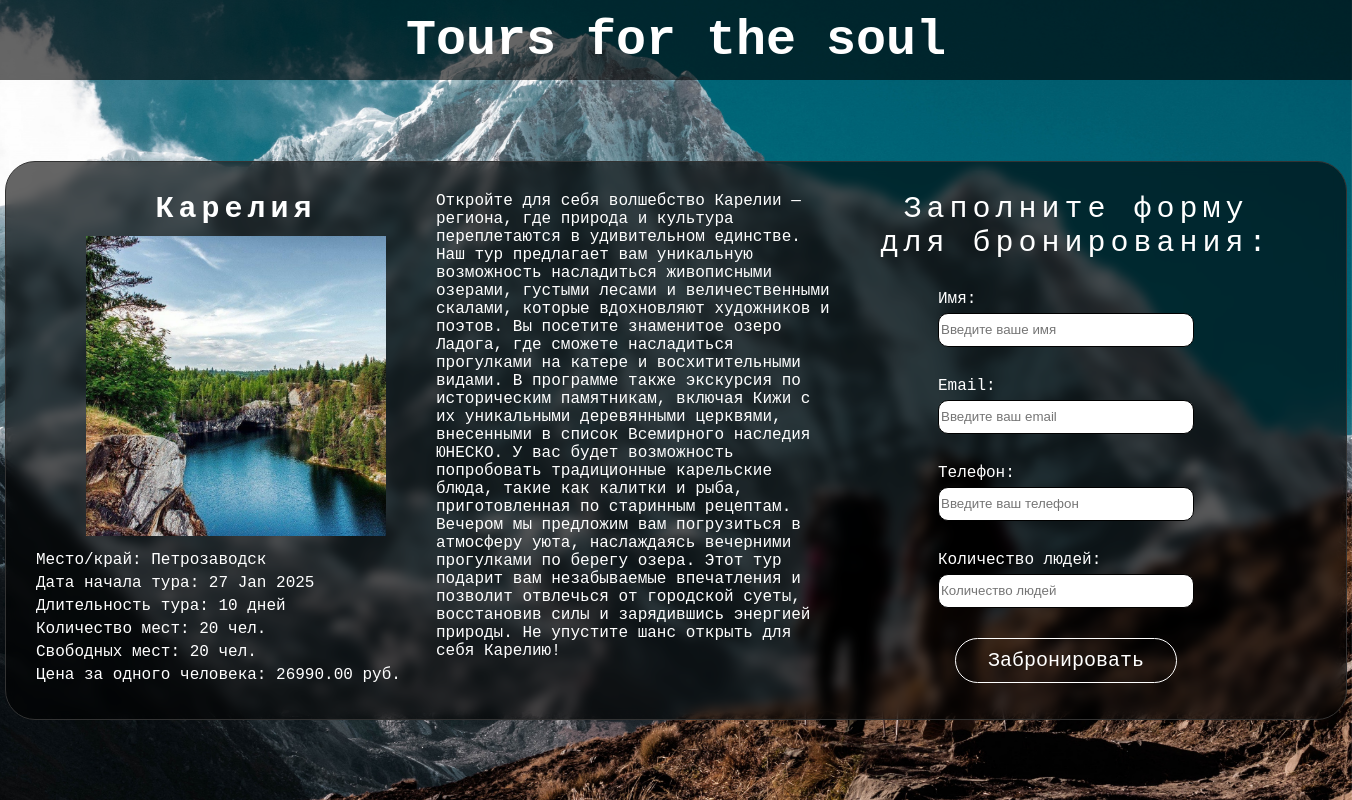
Page /tours/book/1/ on the committed database.
### web_site/models.py (models this page shows, shortened)
class Tour(Model):
    title = CharField(max_length=17, help_text=(
        'Заголовок тура (не более 17 символов)'))
    description = TextField(max_length=1100, help_text=(
        'Описание тура (не более 1100 символов)'))
    place = CharField(max_length=27, help_text=(
        'Локация тура (не более 27 символов)'))
    start_date_tour = DateField(help_text=('Дата начала тура'))
    duration = IntegerField(help_text=('Длительность тура (в днях)'))
    max_people = IntegerField(help_text=('Максимальное количество мест'))
    available_places = IntegerField(help_text=('Свободные места'))
    occupied_places = IntegerField(help_text=('Занятые места'))
    price_per_person = DecimalField(max_digits=10, decimal_places=2, help_text=(
        'Цена за одного человека (в формате 0000.00)'))
    image = models.ImageField(
        upload_to='static/image/img_tour',
        validators=[validate_square_and_size],
        help_text=(
            'Загрузите квадратное изображение размером не более 1000x1000 пикселей.'))
    class Meta:
        verbose_name_plural = 'Tours'

### web_site/views.py (the view)
# urls.py: path('tours/book/<int:tour_id>/', book_tour_page, name='book_tour_page'),
def book_tour_page(request, tour_id):
    logger.debug(f'Страница тура под id: {tour_id} загружена')
    try:
        tour = Tour.objects.get(id=tour_id)
    except Tour.DoesNotExist:
        logger.error(f'Страница тура под id: '
                     f'{tour_id} недоступна. Возможно тура с данным id не существует')
        return render(request, 'errors/error_page.html')
    if request.method == "POST":
        form = UserForm(request.POST)
        if form.is_valid():
            user = form.save(commit=False)
            number_of_people = user.number_of_people
            user_email = user.email
            if number_of_people > tour.available_places:
                logger.warning(f'Недостаточно мест для бронирования. Запрошено: '
                               f'{number_of_people}, доступно: {tour.available_places}')
                form.add_error('number_of_people',
                               'Недостаточно свободных мест для бронирования.')
            else:
                tour.available_places -= number_of_people
                tour.occupied_places += number_of_people
                tour.save()
                user.tour = tour
                user.save()
                logger.info(f'Тур успешно забронирован с помощью {user_email}. Тур: '
                            f'{tour.title}, Количество человек: {number_of_people}')
                send_book_email(user_email, tour.title, tour.start_date_tour,
                                tour.duration, number_of_people, tour.price_per_person)
                return redirect('success_book_page')
    else:
        form = UserForm()
    context = {
        'tour': tour,
        'form': form,
    }
    return render(request, 'book_tour_page.html', context)

### web_site/forms.py (shortened to what this page needs)
class UserForm(forms.ModelForm):
    class Meta:
        model = User
        fields = ['name', 'email', 'phone', 'number_of_people']
        widgets = {
            'name': forms.TextInput(attrs={'placeholder': 'Введите ваше имя'}),
            'email': forms.EmailInput(attrs={'placeholder': 'Введите ваш email'}),
            'phone': forms.TextInput(attrs={'placeholder': 'Введите ваш телефон'}),
            'number_of_people': forms.NumberInput(attrs={'placeholder': 'Количество людей'}),
        }

### templates/book_tour_page.html (shortened to what this page needs)
{% extends 'base_page.html' %}
{% load static %}
{% block head %}
<head>
    <link rel="stylesheet" type="text/css" href="{% static 'css/base_page_style.css' %}">
    <link rel="stylesheet" type="text/css" href="{% static 'css/book_tour_page_style.css' %}">
</head>
{% endblock %}
{% block content %}
<div class="block-selected-tour">
    <div class="selected-tour">
        <div class="show-selected-tour">
            <div class="titel-tour">
                {{ tour.title }}
            </div>
            <div class="img-tour">
                <img src="{{ tour.image.url }}" alt="{{ image.title }}" style="max-width: 300px; height: auto;">
            </div>
            <div class="desc-tour">
                <div class="place-tour">
                    <span>Место/край:</span>
                    {{ tour.place }}
                </div>
                <div class="start-date-tour">
                    <span>Дата начала тура:</span>
                    {{ tour.start_date_tour|date:"d M Y" }}
                </div>
                <div class="duration-tour">
                    <span>Длительность тура:</span>
                    {{ tour.duration }} дней
                </div>
                <div class="max-people-tour">
                    <span>Количество мест:</span>
                    {{ tour.max_people }} чел.
                </div>
                <div class="av-places-tour">
                    <span>Свободных мест:</span>
                    {{ tour.available_places }} чел.
                </div>
                <div class="price-tour">
                    <span>Цена за одного человека:</span>
                    {{ tour.price_per_person }} руб.
                </div>
            </div>
        </div>
        <div class="desc-selected-tour">
            <span>{{ tour.description }}</span>
        </div>
        <div class="form-for-user">
            <div class="form-title">
                <span>Заполните форму для бронирования:</span>
            </div>
            <div class=form-field>
                <form method="post">
                    <div class="form-group">
                        <label for="id_name">Имя:</label>
                        <input type="text" name="name" id="id_name" placeholder="Введите ваше имя" required>
                    </div>
                    <div class="form-group">
                        <label for="id_email">Email:</label>
                        <input type="email" name="email" id="id_email" placeholder="Введите ваш email" required>
                    </div>
                    <div class="form-group">
                        <label for="id_phone">Телефон:</label>
                        <input type="text" name="phone" id="id_phone" placeholder="Введите ваш телефон" required>
                    </div>
                    <div class="form-group">
                        <label for="id_number_of_people">Количество людей:</label>
                        <input type="number" name="number_of_people" id="id_number_of_people"
                            placeholder="Количество людей" required>
                    </div>
                    <div class="book-button"><button type="submit">Забронировать</button></div>
                </form>
            </div>
        </div>
    </div>
</div>
{% endblock %}

### static/css/base_page_style.css (style rules this page uses)
body { display: flex; flex-direction: column; min-height: 100vh; margin: 0px; font-family: Courier New; }

### static/css/book_tour_page_style.css (style rules this page uses)
.block-selected-tour { display: flex; flex-direction: column; justify-content: center; align-items: center; }
.block-selected-tour .selected-tour { display: flex; text-align: left; border: 1px solid #333; border-radius: 30px; padding: 30px; backdrop-filter: blur(6px); background-color: rgba(0, 0, 0, 0.6); }
.block-selected-tour .selected-tour .show-selected-tour { width: 400px; }
.block-selected-tour .selected-tour .show-selected-tour .titel-tour { display: block; text-align: center; color: white; font-weight: bold; font-size: 30px; letter-spacing: 5px; }
.block-selected-tour .selected-tour .show-selected-tour .img-tour { display: block; text-align: center; margin: 10px 0px 10px 0px; }
.block-selected-tour .selected-tour .show-selected-tour .desc-tour { display: block; text-align: left; color: white; }
.block-selected-tour .selected-tour .show-selected-tour .desc-tour div { margin-bottom: 5px; }
.block-selected-tour .selected-tour .desc-selected-tour { display: block; width: 400px; overflow-wrap: break-word; color: white; }
.block-selected-tour .selected-tour .form-for-user { padding: 0px 40px; width: 400px; }
.block-selected-tour .selected-tour .form-for-user .form-title { display: block; text-align: center; color: white; font-size: 30px; letter-spacing: 5px; margin: 0px 0px 30px; }
.block-selected-tour .selected-tour .form-for-user .form-field { display: flex; justify-content: center; }
.block-selected-tour .selected-tour .form-for-user .form-group label { display: block; color: white; margin: 0px 0px 5px; }
.block-selected-tour .selected-tour .form-for-user .form-group input { display: block; margin: 0px 0px 30px; width: 250px; height: 30px; border: 1px solid black; border-radius: 10px; }
.block-selected-tour .selected-tour .form-for-user .form-field .book-button { display: flex; justify-content: center; }
.block-selected-tour .selected-tour .form-for-user .form-field .book-button button { font-family: Courier New; font-size: 20px; color: rgb(255, 255, 255); background-color: rgba(0, 0, 0, 0); text-decoration: none; border: 1px solid rgb(255, 255, 255); border-radius: 24px; padding: 10px 32px; transition: background-color 0.3s, color 0.3s; }

### rows in the picture
Tour: title "Карелия", image (picture), place "Петрозаводск", start_date_tour "27 Jan 2025", duration "10", max_people "20", available_places "20", price_per_person "26990.00", description "Откройте для себя волшебство Карелии — региона, где природа и культура переплетаются в удивительном единстве. Наш тур предлагает вам уникальную возможность насладиться живописными озерами, густыми лесами и величественными скалами, которые вдохновляют художников и поэтов. Вы посетите знаменитое озеро Ладога, где сможете насладиться прогулками на катере и восхитительными видами. В программе также экскурсия по историческим памятникам, включая Кижи с их уникальными деревянными церквями, внесенными в список Всемирного наследия ЮНЕСКО. У вас будет возможность попробовать традиционные карельские блюда, такие как калитки и рыба, приготовленная по старинным рецептам. Вечером мы предложим вам…"
